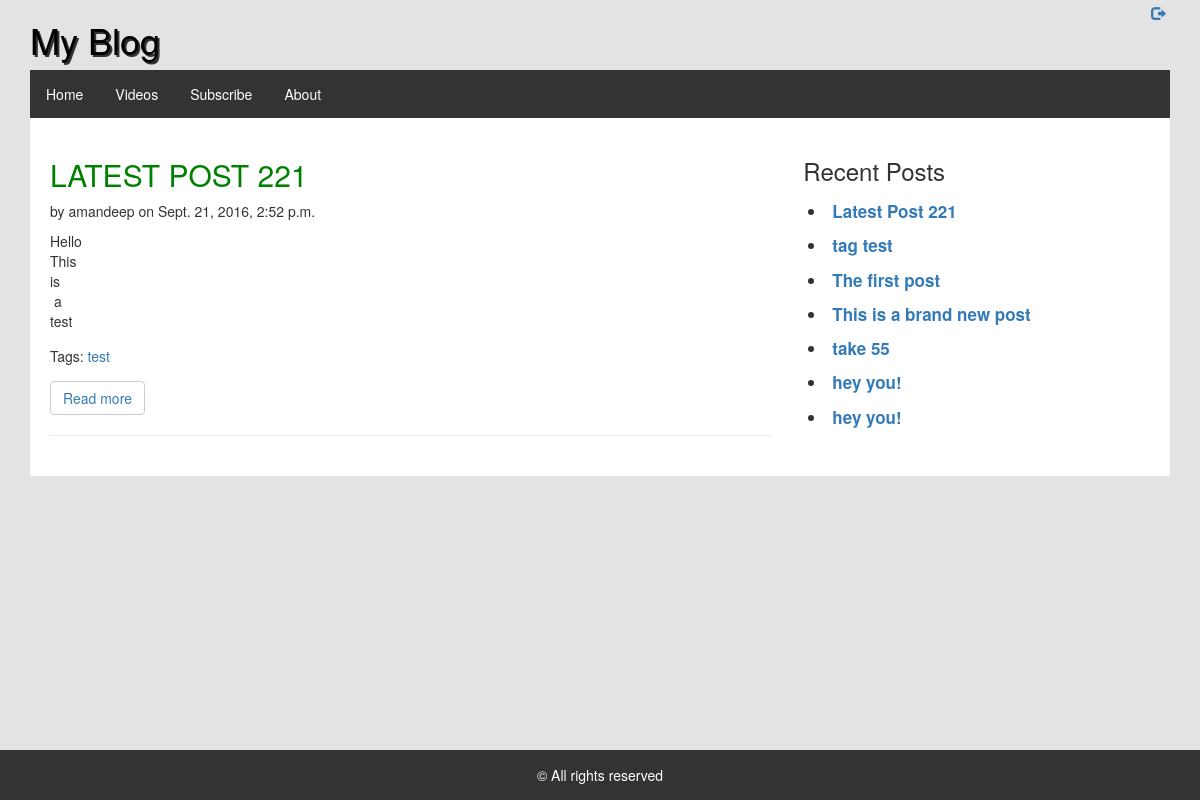
Page /tag/test/ on the earlier database version.
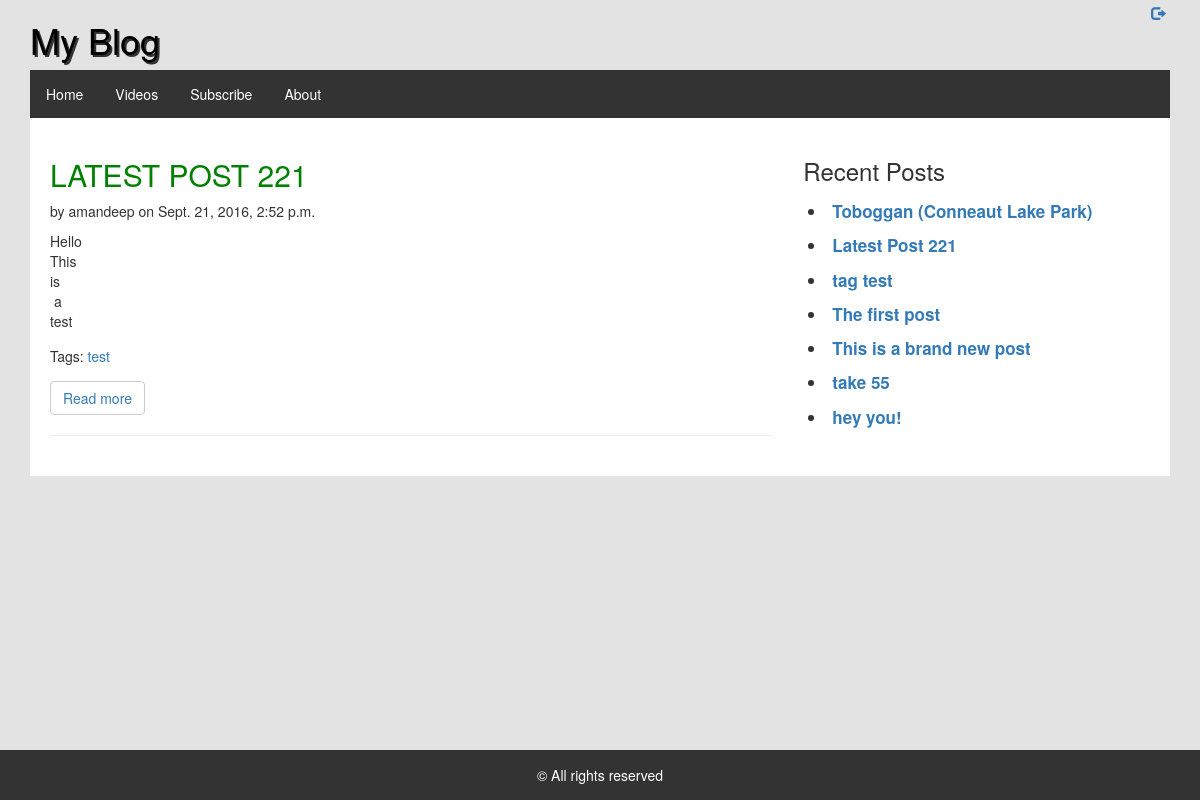
Same page on the later database version.
### blog/models.py (models this page shows, shortened)
class Post(models.Model):
    author = models.ForeignKey('auth.User')
    title = models.CharField(max_length=150)
    text = models.TextField()
    created_date = models.DateTimeField(default=timezone.now)
    published_date = models.DateTimeField(blank=True, null=True)
    tags = models.CharField(max_length=150, blank=True, null=True)

### blog/views.py (the view)
# urls.py: url(r'^tag/(?P<tage>[\w\-]+)/$', views.tag_filter, name='tag_filter'), #the regex patten should be valid
def tag_filter(request,tage):
	posts = Post.objects.filter(published_date__lte=timezone.now()).order_by('-published_date')
	return render(request,'tag_filter.html',{'posts':posts,'tage':tage})

### blog/templates/tag_filter.html
{%extends 'base.html' %}
{% block content %}
		{% for post in posts %}
		{% if tage == post.tags  %}
       <div class="post">
       			<h2 class="post-title"><a href="{% url 'post_detail' pk=post.pk %}">{{post.title}}</a></h2>
       			<p>by {{post.author}} on {{post.published_date}}</p>
				<div class="post-body">{{post.text|safe|truncatechars_html:200}}</div>
				<div class="post-tags">Tags: <a href="{% url 'tag_filter' tage=post.tags %}">{{post.tags}}</a></div>
				<button class="btn btn-default readmore"><a href="{% url 'post_detail' pk=post.pk %}">Read more</a></button>
				<hr>
       </div>
       {% endif %}
       {% endfor %}
{% endblock %}

### blog/templates/latest_posts.html
<div class="latest-posts">
	<h3>Recent Posts</h3>
	{% for post in posts|slice:":7" %}
		<li><a href="{% url 'post_detail' pk=post.pk %}">{{post.title}}</a></li>
	{% endfor %}
</div>

Differences in the rows shown:
no longer on this page (row unchanged): Post: title "hey you!", shown under "Recent Posts"
added Post: title "Toboggan (Conneaut Lake Park)", shown under "Recent Posts"
